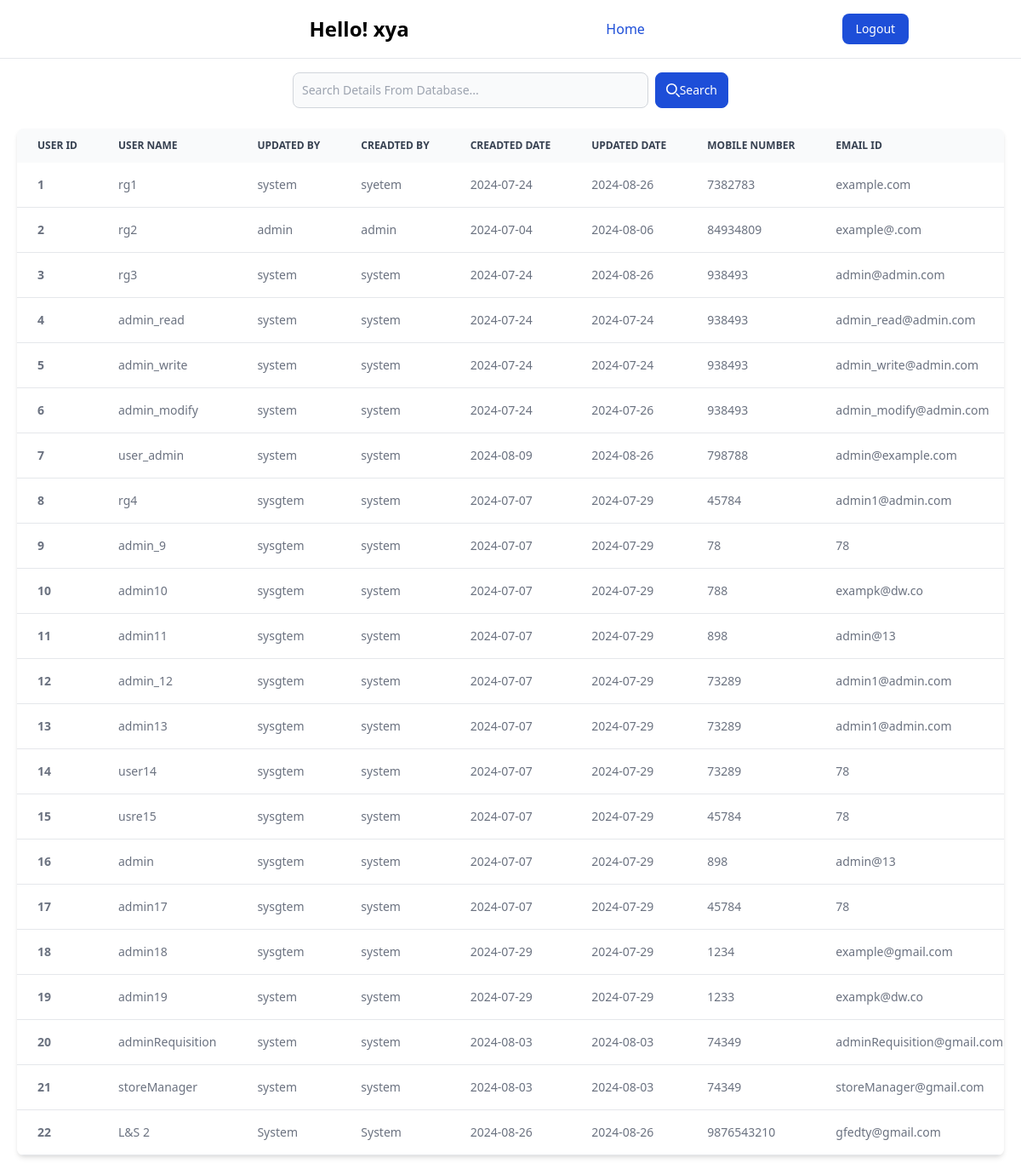
Page /User/user_report.php (signed in) on the committed database.
### tables this page shows
CREATE TABLE `user_report` (
  `user_id` int NOT NULL AUTO_INCREMENT,
  `user_name` varchar(50) NOT NULL,
  `updataed_by` varchar(50) NOT NULL,
  `createdBy` varchar(50) NOT NULL,
  `created_date` date NOT NULL,
  `updated_date` date NOT NULL,
  `mobile_number` bigint NOT NULL,
  `email_id` varchar(50) NOT NULL,
  `person_id` int NOT NULL,
  `password` varchar(45) DEFAULT NULL,
  `start_date` date DEFAULT NULL,
  `end_date` date DEFAULT NULL,
  `role` varchar(45) DEFAULT NULL,
  PRIMARY KEY (`user_id`),
  UNIQUE KEY `user_id_UNIQUE` (`user_id`),
  UNIQUE KEY `user_name_UNIQUE` (`user_name`)
);

### User/user_report.php (the view, shortened to what this page needs)
<?php
$conn = mysqli_connect(
    "localhost",
    "root",
    "root",
    "daily_txn_book"
);
$sql = "SELECT * FROM daily_txn_book.user_report;";
$result = mysqli_query($conn, $sql);
?>
<!DOCTYPE html>
<html lang="en">
<head>
    <link href="https://cdn.jsdelivr.net/npm/tailwindcss@2.0.4/dist/tailwind.min.css" rel="stylesheet">
</head>
<body class="">
    <div>
        <nav class="bg-white dark:bg-gray-900  w-full z-20 top-0 start-0 border-b border-gray-200 dark:border-gray-600">
            <div class="max-w-screen-xl flex flex-wrap items-center justify-around mx-auto p-4">
                <span class="self-center text-2xl font-semibold whitespace-nowrap dark:text-white">
                    Hello! <?php echo $_SESSION["username"] ?></span>
                <div class="flex md:order-2 space-x-3 md:space-x-0 rtl:space-x-reverse">
                    <a href="../logout.php" type="button"
                        class="text-white bg-blue-700 hover:bg-blue-800 focus:ring-4 focus:outline-none focus:ring-blue-300 font-medium rounded-lg text-sm px-4 py-2 text-center dark:bg-blue-600 dark:hover:bg-blue-700 dark:focus:ring-blue-800">Logout</a>
                </div>
                <div class="items-center justify-between hidden w-full md:flex md:w-auto md:order-1" id="navbar-sticky">
                    <ul
                        class="flex flex-col p-4 md:p-0 mt-4 font-medium border border-gray-100 rounded-lg bg-gray-50 md:space-x-8 rtl:space-x-reverse md:flex-row md:mt-0 md:border-0 md:bg-white dark:bg-gray-800 md:dark:bg-gray-900 dark:border-gray-700">
                        <li>
                            <a href="../testdash.php"
                                class="block py-2 px-3 text-white bg-blue-700 rounded md:bg-transparent md:text-blue-700 md:p-0 md:dark:text-blue-500"
                                aria-current="page">Home</a>
                    </ul>
                </div>
            </div>
        </nav>
    </div>
    <div>
        <form class="flex items-center  max-w-lg mx-auto mt-4" method="POST">
            <div class="relative w-full mr-2">
                <input type="text" id="voice-search" name="search_query"
                    class="bg-gray-50 border border-gray-300 text-gray-900 text-sm rounded-lg focus:ring-blue-500 focus:border-blue-500 block w-full ps-10 p-2.5  dark:bg-gray-700 dark:border-gray-600 dark:placeholder-gray-400 dark:text-white dark:focus:ring-blue-500 dark:focus:border-blue-500"
                    placeholder="Search Details From Database..." required />
            </div>
            <button type="submit" name="search"
                class="inline-flex items-center py-2.5 px-3 ms-2 text-sm font-medium text-white bg-blue-700 rounded-lg border border-blue-700 hover:bg-blue-800 focus:ring-4 focus:outline-none focus:ring-blue-300 dark:bg-blue-600 dark:hover:bg-blue-700 dark:focus:ring-blue-800">
                <svg class="w-4 h-4 me-2" aria-hidden="true" xmlns="http://www.w3.org/2000/svg" fill="none"
                    viewBox="0 0 20 20">
                    <path stroke="currentColor" stroke-linecap="round" stroke-linejoin="round" stroke-width="2"
                        d="m19 19-4-4m0-7A7 7 0 1 1 1 8a7 7 0 0 1 14 0Z" />
                </svg>Search
            </button>
        </form>
    </div>
    <div class="relative overflow-x-auto shadow-md sm:rounded-lg mt-6 mb-4 mx-5">
        <table class=" text-sm text-left rtl:text-right whitespace-nowrap text-gray-500 dark:text-gray-400">
            <thead class=" text-xs text-gray-700 uppercase bg-gray-50 dark:bg-gray-700 dark:text-gray-400">
                <tr>
                    <th scope="col" class="px-6 py-3">
                        user id
                    </th>
                    <th scope="col" class="px-6 py-3">
                        user name
                    </th>
                    <th scope="col" class="px-6 py-3">
                        Updated By
                    </th>
                    <th scope="col" class="px-6 py-3">
                        creadted by
                    </th>
                    <th scope="col" class="px-6 py-3">
                        creadted date
                    </th>
                    <th scope="col" class="px-6 py-3">
                        updated date
                    </th>
                    <th scope="col" class="px-6 py-3">
                        mobile number
                    </th>
                    <th scope="col" class="px-6 py-3">
                        email id
                    </th>
                </tr>
            </thead>
            <tbody class="" id="rowAreaTbody">
                <?php
                while ($row = mysqli_fetch_assoc($result)) {
                    ?>
                    <tr class="bg-white border-b dark:bg-gray-800 dark:border-gray-700">
                        <th scope="row" class="px-6 py-4">
                            <?php echo $row['user_id'] ?>
                        </th>
                        <td class="px-6 py-4">
                            <?php echo $row['user_name'] ?>
                        </td>
                        <td class="px-6 py-4">
                            <?php echo $row['updataed_by'] ?>
                        </td>
                        <td class="px-6 py-4">
                            <?php echo $row['createdBy'] ?>
                        </td>
                        <td class="px-6 py-4">
                            <?php echo $row['created_date'] ?>
                        </td>
                        <td class="px-6 py-4">
                            <?php echo $row['updated_date'] ?>
                        </td>
                        <td class="px-6 py-4">
                            <?php echo $row['mobile_number'] ?>
                        </td>
                        <td class="px-6 py-4">
                            <?php echo $row['email_id'] ?>
                        </td>
                    </tr>
                    <?php
                }
                ?>
            </tbody>
        </table>
    </div>
</body>
</html>

### rows in the picture
user_report: user_id "1", user_name "rg1", updataed_by "system", createdBy "syetem", created_date "2024-07-24", updated_date "2024-08-26", mobile_number "7382783", email "example.com"
user_report: user_id "2", user_name "rg2", updataed_by "admin", createdBy "admin", created_date "2024-07-04", updated_date "2024-08-06", mobile_number "84934809", email "example@.com"
user_report: user_id "3", user_name "rg3", updataed_by "system", createdBy "system", created_date "2024-07-24", updated_date "2024-08-26", mobile_number "938493", email "admin@admin.com"
user_report: user_id "4", user_name "admin_read", updataed_by "system", createdBy "system", created_date "2024-07-24", updated_date "2024-07-24", mobile_number "938493", email "admin_read@admin.com"
user_report: user_id "5", user_name "admin_write", updataed_by "system", createdBy "system", created_date "2024-07-24", updated_date "2024-07-24", mobile_number "938493", email "admin_write@admin.com"
user_report: user_id "6", user_name "admin_modify", updataed_by "system", createdBy "system", created_date "2024-07-24", updated_date "2024-07-26", mobile_number "938493", email "admin_modify@admin.com"
user_report: user_id "7", user_name "user_admin", updataed_by "system", createdBy "system", created_date "2024-08-09", updated_date "2024-08-26", mobile_number "798788", email "admin@example.com"
user_report: user_id "8", user_name "rg4", updataed_by "sysgtem", createdBy "system", created_date "2024-07-07", updated_date "2024-07-29", mobile_number "45784", email "admin1@admin.com"
user_report: user_id "9", user_name "admin_9", updataed_by "sysgtem", createdBy "system", created_date "2024-07-07", updated_date "2024-07-29", mobile_number "78", email "78"
user_report: user_id "10", user_name "admin10", updataed_by "sysgtem", createdBy "system", created_date "2024-07-07", updated_date "2024-07-29", mobile_number "788", email "exampk@dw.co"
user_report: user_id "11", user_name "admin11", updataed_by "sysgtem", createdBy "system", created_date "2024-07-07", updated_date "2024-07-29", mobile_number "898", email "admin@13"
user_report: user_id "12", user_name "admin_12", updataed_by "sysgtem", createdBy "system", created_date "2024-07-07", updated_date "2024-07-29", mobile_number "73289", email "admin1@admin.com"
user_report: user_id "13", user_name "admin13", updataed_by "sysgtem", createdBy "system", created_date "2024-07-07", updated_date "2024-07-29", mobile_number "73289", email "admin1@admin.com"
user_report: user_id "14", user_name "user14", updataed_by "sysgtem", createdBy "system", created_date "2024-07-07", updated_date "2024-07-29", mobile_number "73289", email "78"
user_report: user_id "15", user_name "usre15", updataed_by "sysgtem", createdBy "system", created_date "2024-07-07", updated_date "2024-07-29", mobile_number "45784", email "78"
user_report: user_id "16", user_name "admin", updataed_by "sysgtem", createdBy "system", created_date "2024-07-07", updated_date "2024-07-29", mobile_number "898", email "admin@13"
user_report: user_id "17", user_name "admin17", updataed_by "sysgtem", createdBy "system", created_date "2024-07-07", updated_date "2024-07-29", mobile_number "45784", email "78"
user_report: user_id "18", user_name "admin18", updataed_by "sysgtem", createdBy "system", created_date "2024-07-29", updated_date "2024-07-29", mobile_number "1234", email "example@gmail.com"
user_report: user_id "19", user_name "admin19", updataed_by "system", createdBy "system", created_date "2024-07-29", updated_date "2024-07-29", mobile_number "1233", email "exampk@dw.co"
user_report: user_id "20", user_name "adminRequisition", updataed_by "system", createdBy "system", created_date "2024-08-03", updated_date "2024-08-03", mobile_number "74349", email "adminRequisition@gmail.com"
user_report: user_id "21", user_name "storeManager", updataed_by "system", createdBy "system", created_date "2024-08-03", updated_date "2024-08-03", mobile_number "74349", email "storeManager@gmail.com"
user_report: user_id "22", user_name "L&S 2", updataed_by "System", createdBy "System", created_date "2024-08-26", updated_date "2024-08-26", mobile_number "9876543210", email "gfedty@gmail.com"

### other values in the picture
$_SESSION["username"] "xya"
